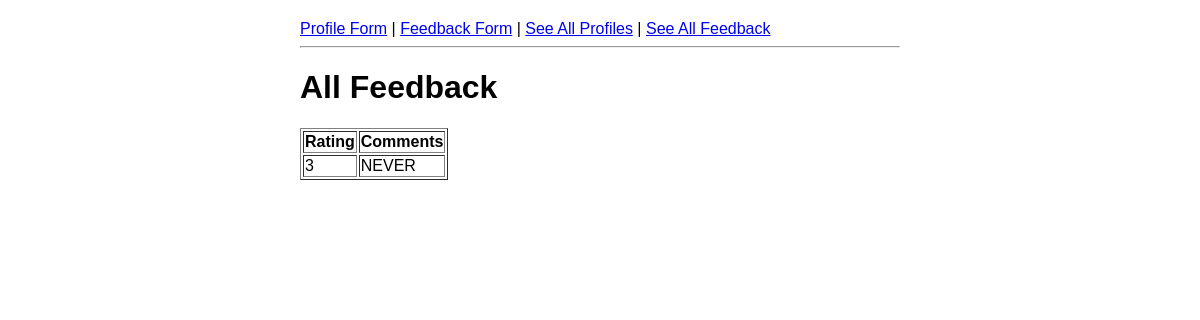
/admin/feedback, run on an earlier commit of the app's database.
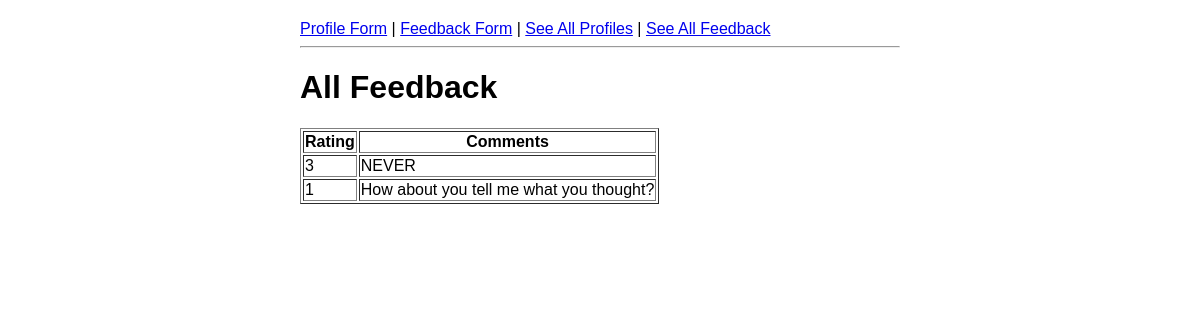
And on a later commit of the database.
### app.py (models this page shows)
class Feedback(db.Model):
    id = db.Column(db.Integer, primary_key=True)
    rating = db.Column(db.Integer, nullable=False)
    comment = db.Column(db.Text)
    created_at = db.Column(db.DateTime, default = datetime.now(timezone.utc))

### app.py (the view)
@app.route('/admin/feedback')
def admin_feedback():
    feedbacks = Feedback.query.all()
    return render_template('admin_feedback.html', feedbacks=feedbacks)

### templates/Admin_feedback.html (shortened to what this page needs)
{% extends 'base.html' %}
{% block content %}
<h1>All Feedback</h1>
<table class="table table-striped" border="1">
    <tr>
        <th>Rating</th>
        <th>Comments</th>
    </tr>
    {% for feedback in feedbacks %}
    <tr>
        <td>{{ feedback.rating }}</td>
        <td> {{ feedback.comment }}</td>
    </tr>
    {% endfor %}
</table>
{% endblock %}

### templates/base.html (shortened to what this page needs)
<!DOCTYPE html>
<html lang="en">
<head>
    <link rel="stylesheet" href="{{url_for('static', filename = 'style.css')}}">
</head>
<body>
    <nav>
        <a href="{{ url_for('profile') }}">Profile Form</a> |
        <a href="{{ url_for('feedback') }}">Feedback Form</a> |
        <a href="{{ url_for('admin_profiles') }}">See All Profiles</a> |
        <a href="{{url_for('admin_feedback')}}">See All Feedback</a>
    </nav>
    <hr>
    {% block content %} {% endblock %}
</body>
</html>

### static/style.css (style rules this page uses)
body { font-family: Arial, sans-serif; max-width: 600px; margin: 0 auto; padding: 20px; }

What changed in the data, as far as the page shows it:
added Feedback: rating "1", comment "How about you tell me what you thought?"
